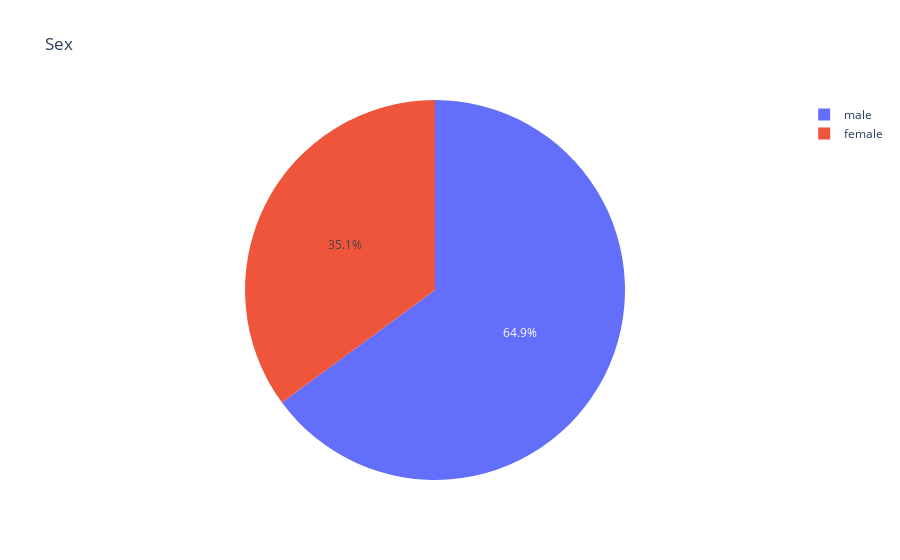

This figure's notebook cell:
### Code cell
draw_pie(df['Sex'] , 'Sex')

### Figure 1 — Plotly figure (JSON) as saved in the notebook; plotly's stock layout.template omitted (floating-point values rounded to 4 significant figures)
{"data": [{"domain": {"x": [0, 1], "y": [0, 1]}, "hovertemplate": "label=%{label}<br>value=%{value}<extra></extra>", "labels": ["male", "female"], "legendgroup": "", "name": "", "showlegend": true, "type": "pie", "values": [577, 312]}], "layout": {"legend": {"tracegroupgap": 0}, "title": {"text": "Sex"}}}
